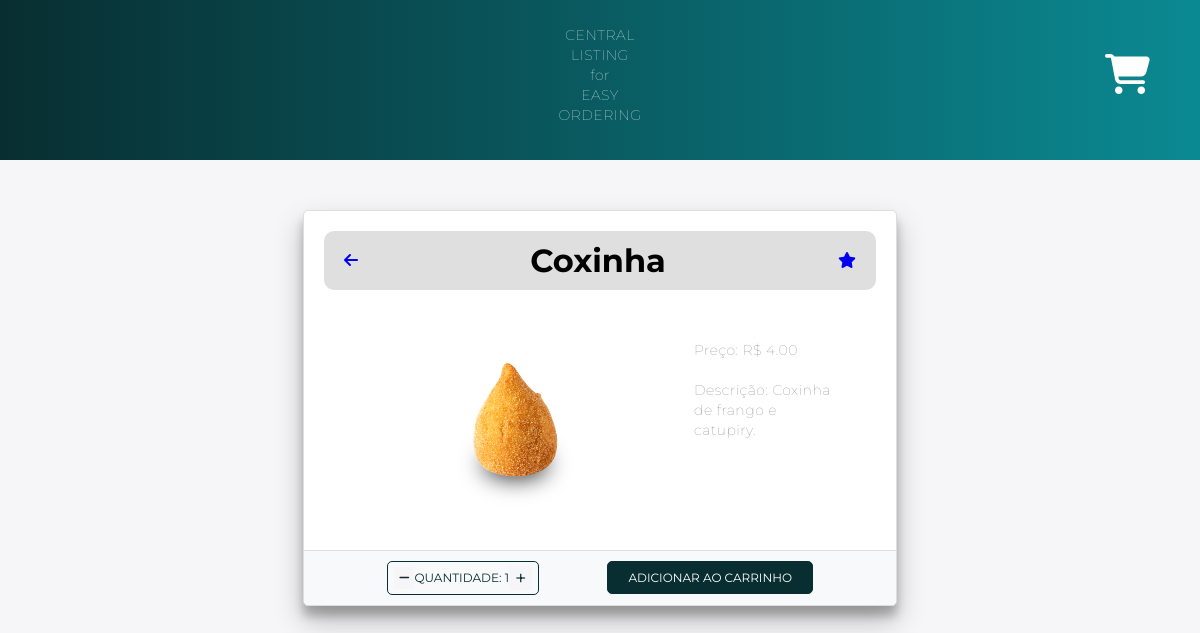
The page /product_detail/3/ (signed in) on the database its author committed.
### main/models.py (models this page shows, shortened)
class FoodProduct(models.Model):
    name = models.CharField(max_length=255)
    price = models.DecimalField(max_digits=10, decimal_places=2)
    image = models.ImageField(upload_to='static/food_products/', default="static/food_products/default")
    description = models.TextField()
    ingredients = models.ManyToManyField(Ingredients, blank=True)
    categoria = models.ForeignKey(Categoria, on_delete=models.CASCADE, null=True)

class Cart(models.Model):
    user = models.ForeignKey(User, on_delete=models.CASCADE)
    product = models.ForeignKey(FoodProduct, on_delete=models.CASCADE)
    quantity = models.PositiveBigIntegerField(default=1)

### main/views.py (the view)
# urls.py: path('product_detail/<int:product_id>/', views.product_detail_view, name='product_detail'),
@login_required(login_url='login')
def product_detail_view(request, product_id):
    product = get_object_or_404(FoodProduct, id=product_id)
    quant, created = Cart.objects.get_or_create(user=request.user, product=product)
    context = {'product': product, 'quant': quant}
    return render(request, 'product_detail.html', context)

### templates/product_detail.html (shortened to what this page needs)
{% load static %}
<!DOCTYPE html>
<html>
<head>
    <link rel="stylesheet" type="text/css" href="{% static '../static/css/product_detail.css' %}">
    <link rel="stylesheet" href="https://cdnjs.cloudflare.com/ajax/libs/font-awesome/6.4.0/css/all.min.css" />
</head>
<body>
    <nav>
        <p>CENTRAL<br>LISTING<br>for<br>EASY<br>ORDERING</p>
        <div class="cart-icon">
            <a class="fas fa-shopping-cart cart-link" href="{% url 'cart' %}" style="text-decoration:none"></a>
        </div>
    </nav>
    <div class="container">
        <div class="row">
            <div class="col-md-4 mb-4">
                <div class="card h-100">
                    <div class="top-bar">
                        <a href="{% url 'home' %}" class="back-to-home">
                            <i class="fas fa-arrow-left" name="go-back"></i>
                        </a>
                        <h1 class="text-center">{{ product.name }} </h1>
                        <a href="{% url 'add_favorite' product.id %}" style="text-decoration:none">
                            <i class="fa fa-star" name="star_detail"></i>
                        </a>
                    </div>
                    <div class="card-body">
                        <div class="card-colunm">
                            <div class="card-img">
                                <img src="{{ product.image.url }}" class="card-img-top" alt="{{ product.name }}">
                            </div>
                            <div class= "card-content">
                                <p class="card-text">Preço: R$ {{ product.price }}</p>
                                <p class="card-text">Descrição: {{ product.description }}</p>
                            </div>
                        </div>
                        <div class="card-footer">
                            <div class="quantity-box btn-counter btn-outline-secondary">
                                <a href="{% url 'decrement_quantity_prod_detail' product.id %}" class="fa-sharp fa-solid fa-minus btn-sm minus-link" style="text-decoration: none" name="decrease"></a>
                                <span>quantidade: {{ quant.quantity }}</span>
                                <a href="{% url 'increment_quantity_prod_detail' product.id %}" class="fa-light fa-plus btn-sm plus-link" style="text-decoration: none" name="increase"></a>
                        </div>
                        <a href="{% url 'add_to_cart_from_detail' product.id %}" class="btn btn-primary" style="text-decoration:none" name="cartAdd">Adicionar ao Carrinho</a>
                    </div>
                    </div>
                </div>
            </div>
        </div>
    </div>
</body>
</html>

### static/css/product_detail.css (style rules this page uses)
* { box-sizing: border-box; margin: 0; padding: 0; }
body { background: #f6f5f7; font-family: 'Montserrat', sans-serif; }
nav { background: linear-gradient(90deg, #082E31, #0b8992); padding: 5px; text-align: center; font-size: 15px; font-weight: bold; width: 100%; color: #fff; margin-bottom: 50px; }
p { font-size: 14px; font-weight: 100; line-height: 20px; letter-spacing: 0.5px; margin: 20px 0 30px; }
.container { width: 80%; margin: 0 auto; }
.text-center { text-align: center; margin: 0 auto; }
h1 { font-weight: bold; margin-bottom: 40px; }
.row { display: flex; flex-wrap: wrap; justify-content: center; }
.col-md-4 { width: 65%; margin-bottom: 30px; padding: 0 15px; }
.card { background-color: #fff; border: 1px solid #ddd; border-radius: 5px; box-shadow: 0 14px 28px rgba(0,0,0,0.25), 0 10px 10px rgba(0,0,0,0.22); display: flex; flex-direction: column; height: 100%; }
.card-img-top { max-width: 100%; height: auto; display: block; border-top-left-radius: 5px; border-top-right-radius: 5px; }
.card-body { flex-grow: 1; }
.card-text { color: #777; font-size: 14px; margin-bottom: 15px; }
.card-footer { background-color: #f8f9fa; border-top: 1px solid #ddd; display: flex; justify-content: space-evenly; align-items: center; padding: 10px 15px; border-bottom-left-radius: 5px; border-bottom-right-radius: 5px; }
.btn { text-transform: uppercase; font-size: 12px; padding: 8px 20px; border-radius: 5px; cursor: pointer; text-decoration: none; }
.btn-primary { background-color: #082E31; color: #fff; border: 1px solid #082E31; }
.btn-outline-secondary { background-color: transparent; color: #082E31; border: 1px solid #082E31; }
.cart-icon { position: absolute; top: 50px; right: 50px; font-size: 40px; }
.cart-link { color: #fff; }
.top-bar { display: flex; align-items: center; padding: 10px 20px; background-color: #dfdfdf; border-radius: 10px; margin-bottom: 20px; justify-content: space-between; margin: 20px 20px 0px 20px; }
.plus-link { padding: 0px 6px 0px 6px; display: inline-block; background-color: #f6f5f7; color: #082E31; font-size: 20px }
.minus-link { padding: 5px 5px; display: inline-block; background-color: #f6f5f7; color: #082E31; font-size: 12px }
.quantity-box { display: flex; align-items: center; border: 1px solid #082E31; border-radius: 10px; box-sizing: 1px; }
.card-colunm { padding: 0px 30px 0px 30px; display: flex; justify-content: space-evenly; }
.card-img { padding: 30px 0px 30px 30px; }
.card-img img { max-width: 300px; }
.card-content { padding: 30px; }
.btn-counter { text-transform: uppercase; font-size: 12px; padding: 4px 6px; border-radius: 5px; cursor: pointer; text-decoration: none; }

### rows shown on the page
FoodProduct: name "Coxinha", image (picture), price "4.00", description "Coxinha de frango e catupiry."
